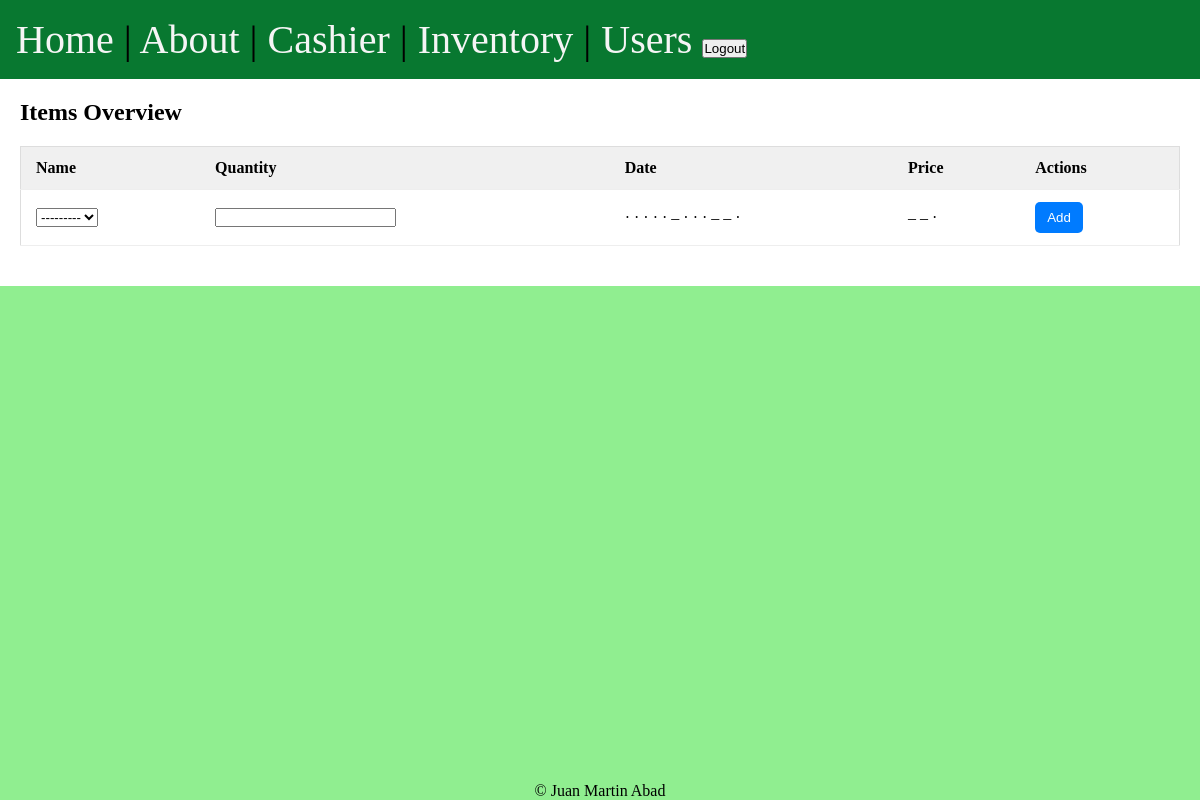
The app's page /inventory/, older data.
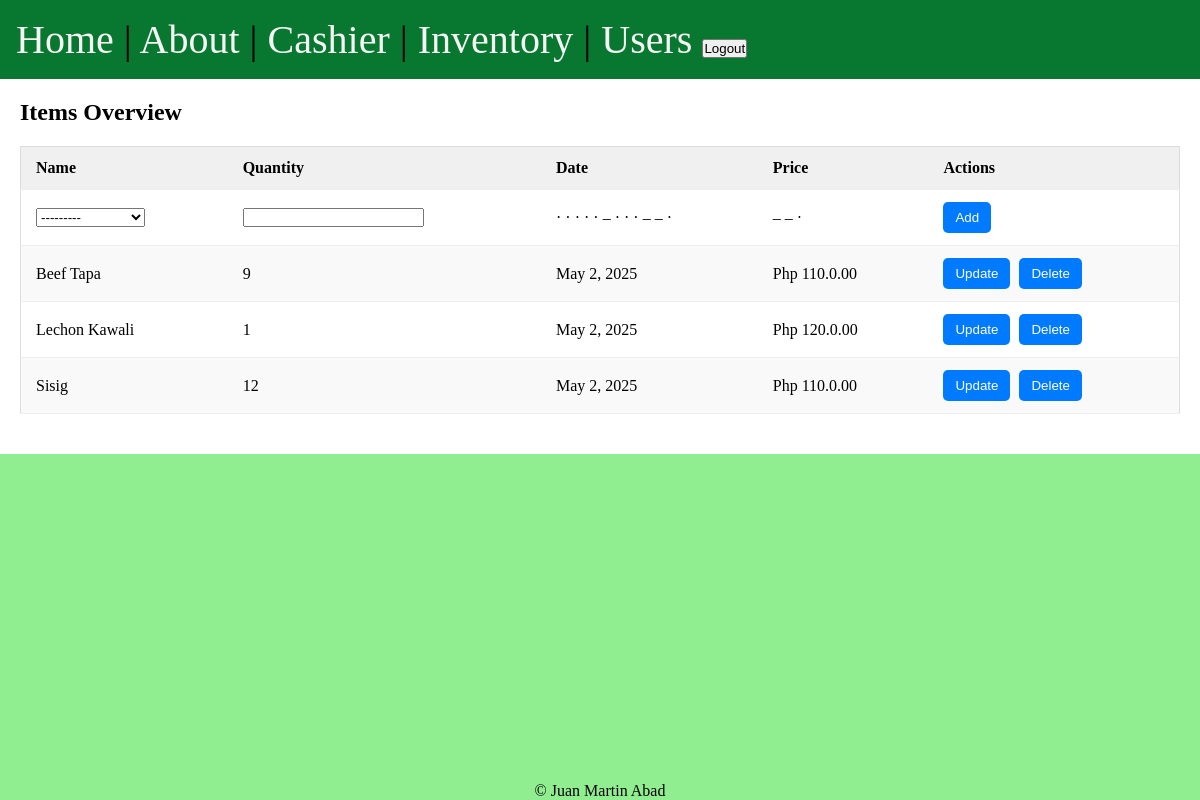
The same page, newer data.
### inventory/models.py (models this page shows, shortened)
class Inventory(models.Model):
    pid = models.ForeignKey(Product, on_delete=models.CASCADE)
    pquantity = models.IntegerField()
    pdate = models.DateField(auto_now_add=True)

class Product(models.Model):
    pname = models.CharField(max_length=64)
    pprice = models.FloatField()
    def __str__(self):
        return f'{self.pname}'

### inventory/views.py (the view, shortened to what this page needs)
# urls.py: path('', include('inventory.urls')),
def inventory(request):
    form = InventoryForm()
    all_inventory = Inventory.objects.all().select_related('pid')
    context = {}
    context['inventory'] = all_inventory
    context['form'] = form
    return render(request, 'inventory/inventory.html', context)

### inventory/forms.py
class InventoryForm(forms.ModelForm):
    class Meta:
        model = Inventory
        fields = ['pid', 'pquantity']

### inventory/templates/inventory/inventory.html (shortened to what this page needs)
{% extends 'layout.html' %}
{% block content %}
    <div class="container">
        <main class="main-content">
            <h2>Items Overview</h2>
            <div class="table-responsive">
                <form method="POST">
                    <table>
                        <thead>
                            <tr>
                                <th>Name</th>
                                <th>Quantity</th>
                                <th>Date</th>
                                <th>Price</th>
                                <th>Actions</th>
                            </tr>
                        </thead>
                        <tbody>
                            {% if not form.instance.id %}
                                <tr>
                                    {% include 'save.html' %}
                                    <td>
                                        <button name="add" value="{{ i.id }}">Add</button>
                                    </td>
                                </tr>
                            {% endif %}
                            {% for i in inventory|dictsortreversed:"pdate" %}
                            <tr>
                                {% if form.instance.id == i.id %}
                                    {% include 'save.html' %}
                                    <td>
                                        <button name="add" value="{{ i.id }}">Save</button>
                                    </td>
                                {% else %}
                                    <td>{{ i.pid.pname }}</td>
                                    <td>{{ i.pquantity }}</td>
                                    <td>{{ i.pdate }}</td>
                                    <td>Php {{ i.pid.pprice }}.00</td>
                                    <td>
                                        <button formnovalidate name="update" value="{{ i.id }}">Update</button>
                                        <button formnovalidate name="delete" value="{{ i.id }}">Delete</button>
                                    </td>
                                {% endif %}
                            </tr>
                            {% endfor %}
                        </tbody>
                    </table>
                </form>
            </div>
        </main>
{% endblock %}

### templates/layout.html (shortened to what this page needs)
<!DOCTYPE html>
{% load static %}
<html lang="en">
<head>
    <link rel="stylesheet" href="{% static 'css/style.css' %}">
</head>
<body>
    <nav>
        <a href="/">Home</a> |
        <a href="/about">About</a> |
        <a href="/cashier">Cashier</a> |
        <a href="/inventory">Inventory</a> |
        <a href="/login">Users</a>
        <button>Logout</button>
    </nav>
    <main>
        {% block content %}
        {% endblock %}
    </main>
    <footer>
        <p>&copy Juan Martin Abad</p>
    </footer>
</body>
</html>

### templates/save.html
{% for field in form %}
    <td>{{ field }}</td>
{% endfor %}
    <td>· · · · · ‒ · · · ‒ ‒ ·</td>
    <td>‒ ‒ ·</td>

### static/css/style.css (style rules this page uses)
* { margin: 0; padding: 0; box-sizing: border-box; }
body { min-height: 100vh; display: grid; place-content: center; font-size: 1rem; background-color: #90ee90; color: black; display: flex; flex-flow: column; }
nav { padding: 1rem; background-color: #087830; color: black; font-size: 2.5rem; }
main { flex-grow: 1; }
h1, p { text-align: center; }
a { text-decoration: none; color: whitesmoke; }
.main-content { flex-grow: 1; padding: 20px; background-color: #fff; }
.main-content h2 { margin-top: 0; margin-bottom: 20px; }
.main-content button { background-color: #007bff; color: #fff; border: none; padding: 8px 12px; border-radius: 5px; cursor: pointer; margin-right: 5px; transition: background-color 0.3s ease; }
.table-responsive { overflow-x: auto; }
table { width: 100%; border-collapse: collapse; margin-bottom: 20px; border: 1px solid #ddd; }
th, td { padding: 12px 15px; text-align: left; border-bottom: 1px solid #eee; }
th { background-color: #f0f0f0; font-weight: bold; }
tbody tr:nth-child(even) { background-color: #f9f9f9; }
tbody td button { background-color: #007bff; color: #fff; border: none; padding: 8px 12px; border-radius: 5px; cursor: pointer; margin-right: 5px; transition: background-color 0.3s ease; }
tbody td button:last-child { margin-right: 0; }

Row changes from the older to the newer data that the page shows:
added Inventory: pid.pname "Beef Tapa", pquantity "9", pdate "May 2, 2025", pid.pprice "110.0", {{ i.id }} 2 (drawn)
added Inventory: pid.pname "Lechon Kawali", pquantity "1", pdate "May 2, 2025", pid.pprice "120.0", {{ i.id }} 4 (drawn)
added Inventory: pid.pname "Sisig", pquantity "12", pdate "May 2, 2025", pid.pprice "110.0", {{ i.id }} 5 (drawn)
